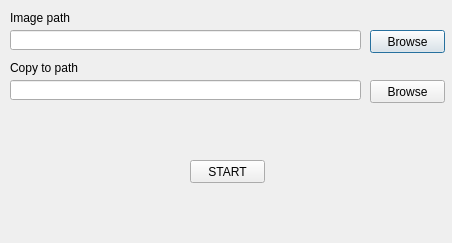
<?xml version="1.0" encoding="UTF-8"?>
<ui version="4.0">
 <class>Dialog</class>
 <widget class="QDialog" name="Dialog">
  <property name="geometry">
   <rect>
    <x>0</x>
    <y>0</y>
    <width>452</width>
    <height>243</height>
   </rect>
  </property>
  <property name="windowTitle">
   <string>Dialog</string>
  </property>
  <widget class="QLineEdit" name="image_dir">
   <property name="geometry">
    <rect>
     <x>10</x>
     <y>30</y>
     <width>351</width>
     <height>20</height>
    </rect>
   </property>
  </widget>
  <widget class="QLabel" name="label_3">
   <property name="geometry">
    <rect>
     <x>10</x>
     <y>10</y>
     <width>61</width>
     <height>16</height>
    </rect>
   </property>
   <property name="text">
    <string>Image path</string>
   </property>
  </widget>
  <widget class="QPushButton" name="browse1">
   <property name="geometry">
    <rect>
     <x>370</x>
     <y>30</y>
     <width>75</width>
     <height>23</height>
    </rect>
   </property>
   <property name="text">
    <string>Browse</string>
   </property>
  </widget>
  <widget class="QPushButton" name="browse2">
   <property name="geometry">
    <rect>
     <x>370</x>
     <y>80</y>
     <width>75</width>
     <height>23</height>
    </rect>
   </property>
   <property name="text">
    <string>Browse</string>
   </property>
  </widget>
  <widget class="QLabel" name="label_4">
   <property name="geometry">
    <rect>
     <x>10</x>
     <y>60</y>
     <width>71</width>
     <height>16</height>
    </rect>
   </property>
   <property name="text">
    <string>Copy to path</string>
   </property>
  </widget>
  <widget class="QLineEdit" name="destination_dir">
   <property name="geometry">
    <rect>
     <x>10</x>
     <y>80</y>
     <width>351</width>
     <height>20</height>
    </rect>
   </property>
  </widget>
  <widget class="QPushButton" name="start">
   <property name="geometry">
    <rect>
     <x>190</x>
     <y>160</y>
     <width>75</width>
     <height>23</height>
    </rect>
   </property>
   <property name="layoutDirection">
    <enum>Qt::LeftToRight</enum>
   </property>
   <property name="text">
    <string>START</string>
   </property>
  </widget>
 </widget>
 <resources/>
 <connections/>
</ui>
